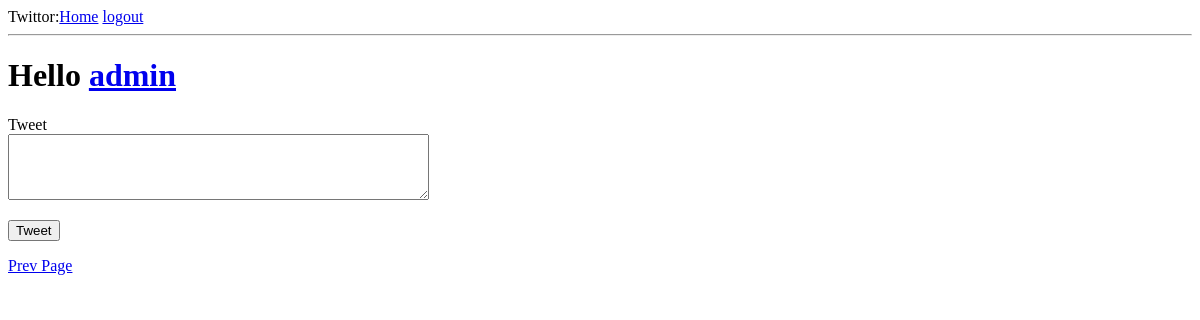
Before: /index?page=2 (signed in) with the older database file.
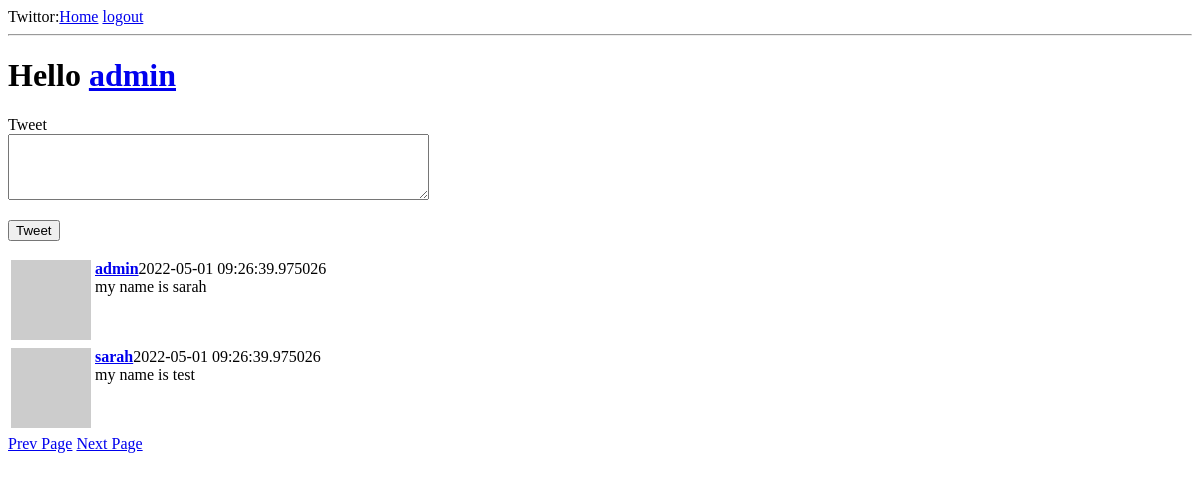
After: the same page with the newer database file.
### twiter/models.py (models this page shows, shortened)
class User(db.Model,UserMixin):
    id=db.Column(db.Integer,primary_key=True)
    username=db.Column(db.String(64),unique=True)
    email=db.Column(db.String(64),unique=True,index=True)
    password_hash=db.Column(db.String(128))
    phone=db.Column(db.String(32))
    about_me=db.Column(db.String(120))
    create_time=db.Column(db.DateTime,default=datetime.utcnow)
    tweets= db.relationship('Tweet',backref='author',lazy='dynamic')
    followed=db.relationship(
        'User',secondary=followers,
        primaryjoin=(followers.c.follower_id==id),
        secondaryjoin=(followers.c.followed_id==id),
        backref=db.backref('followers',lazy='dynamic'),lazy='dynamic'
    )
    def avatar(self, size=80):
        md5_digest=md5(self.email.lower().encode('utf-8')).hexdigest()
        return 'https://www.gravatar.com/avatar/{}?d=identicon&s={}'.format(
            md5_digest,size
        )
    def own_and_followed_tweets(self):
        followed=Tweet.query.join(
            followers,(followers.c.followed_id == Tweet.user_id)).filter(
                followers.c.follower_id == self.id)
        own=Tweet.query.filter_by(user_id=self.id)
        return followed.union(own).order_by(Tweet.create_time.desc())

class Tweet(db.Model):
    id=db.Column(db.Integer,primary_key=True)
    body=db.Column(db.String(140))
    create_time=db.Column(db.DateTime,default=datetime.utcnow)
    user_id=db.Column(db.Integer,db.ForeignKey('user.id'))

### twiter/route.py (the view)
@login_required
def index():
    form=TweetForm()
    if form.validate_on_submit():
        t = Tweet(body=form.tweet.data,author=current_user)
        db.session.add(t)
        db.session.commit()
        return redirect(url_for('index'))
    page_num=int(request.args.get('page') or 1)
    tweets=current_user.own_and_followed_tweets().paginate(page=page_num, per_page=current_app.config['TWEET_PER_PAGE'], error_out=False)
    next_url=url_for('index',page=tweets.next_num) if tweets.has_next else None
    prev_url = url_for('index',page=tweets.prev_num) if tweets.has_prev else None
    return render_template('index.html',tweets=tweets.items,form=form,
            next_url=next_url,prev_url=prev_url)

### twiter/forms.py
class TweetForm(FlaskForm):
    tweet=TextAreaField('Tweet',validators=[DataRequired(),Length(min=1,max=140)])
    submit = SubmitField('Tweet')

### twiter/models.py (called while the page is built)
@login_manager.user_loader
def get_user(id):
    return User.query.get(int(id))

### twiter/templates/index.html (shortened to what this page needs)
{% extends "base.html" %}
{% block content %}
    <h1>Hello <a href="/{{current_user.username}}">{{current_user.username}}</a></h1>
    <form action="" method="post">
        <p>
            {{form.tweet.label}}<br>
            {{form.tweet(cols=50, rows=4)}}<br>
        </p>
        <p>{{form.submit()}}</p>
    </form>
    {% include 'tweets.html'%}
    {%if prev_url%}
    <a href="{{prev_url}}">Prev Page</a>
    {% endif %}
    {% if next_url%}
    <a href="{{next_url}}">Next Page</a>
    {%endif%}
{% endblock %}

### twiter/templates/base.html (shortened to what this page needs)
<!DOCTYPE html>
<html lang="en">
<head>
</head>
<body>
    <div>Twittor:<a href="{{url_for('index')}}">Home</a>
        {% if current_user.is_anonymous %}
        <a href="{{url_for('login')}}">login</a>
        {% else %}
        <a href="{{url_for('logout')}}">logout</a>
        {% endif %}
    </div>
    <hr>
    {% block content %}{% endblock %}
</body>

### twiter/templates/tweets.html
<table>
{% for tweet in tweets %}
        <tr valign="top">
            <td><img src="{{tweet.author.avatar(48)}}" alt=""></td>
            <td>
                <a href="{{url_for('profile',username=tweet.author.username)}}">
                <b>{{tweet.author.username}}</b></a>{{tweet.create_time}} <br>
                {{tweet.body}}</td>
        </tr>
{% endfor %}
</table>

Changed rows visible on the page:
added Tweet: author.username "admin", create_time "2022-05-01 09:26:39.975026", body "my name is sarah"
added Tweet: author.username "sarah", create_time "2022-05-01 09:26:39.975026", body "my name is test"
Other visible differences:
text now shown: "Next Page"
